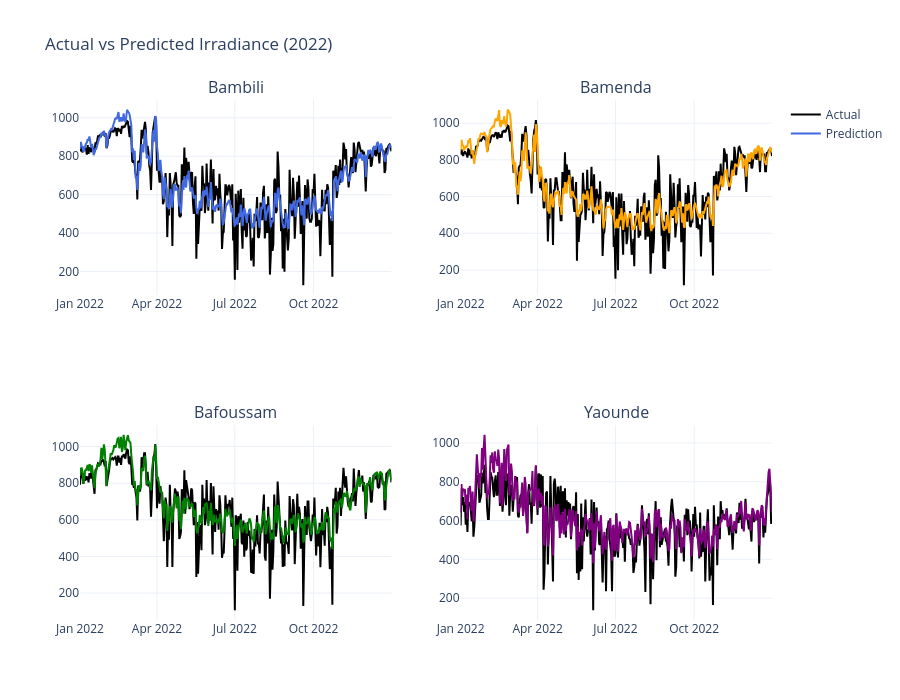

The code cell stored with this chart in its notebook:
### Code cell
# ================================================================
# PREDICTIONS VS ACTUALS
# ================================================================

fig = make_subplots(
    rows=2,
    cols=2,
    subplot_titles=[c.capitalize() for c in CITIES]
)

positions = [(1,1), (1,2), (2,1), (2,2)]

WINDOW_START = "2022-01-01"
WINDOW_END = "2022-12-31"

for (row, col), city in zip(positions, CITIES):

    actual_series = pd.Series(
        lr_results[city]["y_true"],
        index=lr_results[city]["index"]
    )

    pred_series = pd.Series(
        lr_results[city]["y_pred"],
        index=lr_results[city]["index"]
    )

    actual_window = actual_series.loc[
        WINDOW_START:WINDOW_END
    ]

    pred_window = pred_series.loc[
        WINDOW_START:WINDOW_END
    ]

    fig.add_trace(
        go.Scatter(
            x=actual_window.index,
            y=actual_window.values,
            mode="lines",
            name="Actual",
            line=dict(color="black"),
            showlegend=(row == 1 and col == 1),
        ),
        row=row,
        col=col
    )

    fig.add_trace(
        go.Scatter(
            x=pred_window.index,
            y=pred_window.values,
            mode="lines",
            name="Prediction",
            line=dict(color=CITY_COLORS[city]),
            showlegend=(row == 1 and col == 1),
        ),
        row=row,
        col=col
    )

fig.update_layout(
    title="Actual vs Predicted Irradiance (2022)",
    template="plotly_white",
    height=700,
)

fig.show()

fig.write_html(
    OUTPUT_DIR / "actual_vs_prediction.html"
)

print(" Prediction plot saved")

### Figure 1 — Plotly figure (JSON) as saved in the notebook; plotly's stock layout.template omitted (floating-point values rounded to 4 significant figures; data arrays with more than 128 entries replaced by an {"elided": "..."} marker saying what was removed)
{"data": [{"line": {"color": "black"}, "mode": "lines", "name": "Actual", "showlegend": true, "type": "scatter", "x": {"elided": "365 str values"}, "xaxis": "x", "y": {"elided": "365 float values"}, "yaxis": "y"}, {"line": {"color": "royalblue"}, "mode": "lines", "name": "Prediction", "showlegend": true, "type": "scatter", "x": {"elided": "365 str values"}, "xaxis": "x", "y": {"elided": "365 float values"}, "yaxis": "y"}, {"line": {"color": "black"}, "mode": "lines", "name": "Actual", "showlegend": false, "type": "scatter", "x": {"elided": "365 str values"}, "xaxis": "x2", "y": {"elided": "365 float values"}, "yaxis": "y2"}, {"line": {"color": "orange"}, "mode": "lines", "name": "Prediction", "showlegend": false, "type": "scatter", "x": {"elided": "365 str values"}, "xaxis": "x2", "y": {"elided": "365 float values"}, "yaxis": "y2"}, {"line": {"color": "black"}, "mode": "lines", "name": "Actual", "showlegend": false, "type": "scatter", "x": {"elided": "365 str values"}, "xaxis": "x3", "y": {"elided": "365 float values"}, "yaxis": "y3"}, {"line": {"color": "green"}, "mode": "lines", "name": "Prediction", "showlegend": false, "type": "scatter", "x": {"elided": "365 str values"}, "xaxis": "x3", "y": {"elided": "365 float values"}, "yaxis": "y3"}, {"line": {"color": "black"}, "mode": "lines", "name": "Actual", "showlegend": false, "type": "scatter", "x": {"elided": "365 str values"}, "xaxis": "x4", "y": {"elided": "365 float values"}, "yaxis": "y4"}, {"line": {"color": "purple"}, "mode": "lines", "name": "Prediction", "showlegend": false, "type": "scatter", "x": {"elided": "365 str values"}, "xaxis": "x4", "y": {"elided": "365 float values"}, "yaxis": "y4"}], "layout": {"annotations": [{"font": {"size": 16}, "showarrow": false, "text": "Bambili", "x": 0.225, "xanchor": "center", "xref": "paper", "y": 1, "yanchor": "bottom", "yref": "paper"}, {"font": {"size": 16}, "showarrow": false, "text": "Bamenda", "x": 0.775, "xanchor": "center", "xref": "paper", "y": 1, "yanchor": "bottom", "yref": "paper"}, {"font": {"size": 16}, "showarrow": false, "text": "Bafoussam", "x": 0.225, "xanchor": "center", "xref": "paper", "y": 0.375, "yanchor": "bottom", "yref": "paper"}, {"font": {"size": 16}, "showarrow": false, "text": "Yaounde", "x": 0.775, "xanchor": "center", "xref": "paper", "y": 0.375, "yanchor": "bottom", "yref": "paper"}], "height": 700, "title": {"text": "Actual vs Predicted Irradiance (2022)"}, "xaxis": {"anchor": "y", "domain": [0, 0.45]}, "xaxis2": {"anchor": "y2", "domain": [0.55, 1]}, "xaxis3": {"anchor": "y3", "domain": [0, 0.45]}, "xaxis4": {"anchor": "y4", "domain": [0.55, 1]}, "yaxis": {"anchor": "x", "domain": [0.625, 1]}, "yaxis2": {"anchor": "x2", "domain": [0.625, 1]}, "yaxis3": {"anchor": "x3", "domain": [0, 0.375]}, "yaxis4": {"anchor": "x4", "domain": [0, 0.375]}}}
